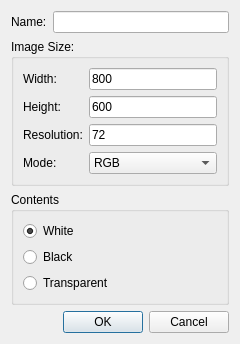
<?xml version="1.0" encoding="UTF-8"?>
<ui version="4.0">
 <class>NewDialog</class>
 <widget class="QDialog" name="NewDialog">
  <property name="geometry">
   <rect>
    <x>0</x>
    <y>0</y>
    <width>240</width>
    <height>320</height>
   </rect>
  </property>
  <property name="windowTitle">
   <string>New</string>
  </property>
  <layout class="QVBoxLayout" name="verticalLayout_3">
   <item>
    <layout class="QVBoxLayout" name="verticalLayout_2">
     <item>
      <layout class="QHBoxLayout" name="horizontalLayout">
       <item>
        <widget class="QLabel" name="label">
         <property name="text">
          <string>Name:</string>
         </property>
        </widget>
       </item>
       <item>
        <widget class="QLineEdit" name="name"/>
       </item>
      </layout>
     </item>
     <item>
      <widget class="QGroupBox" name="groupBox">
       <property name="title">
        <string>Image Size:</string>
       </property>
       <layout class="QHBoxLayout" name="horizontalLayout_3">
        <item>
         <layout class="QGridLayout" name="gridLayout">
          <item row="2" column="0">
           <widget class="QLabel" name="label_4">
            <property name="text">
             <string>Resolution:</string>
            </property>
           </widget>
          </item>
          <item row="0" column="1">
           <widget class="QLineEdit" name="width">
            <property name="inputMethodHints">
             <set>Qt::ImhNone</set>
            </property>
            <property name="inputMask">
             <string>D99999; </string>
            </property>
            <property name="text">
             <string>800</string>
            </property>
           </widget>
          </item>
          <item row="0" column="0">
           <widget class="QLabel" name="label_2">
            <property name="text">
             <string>Width:</string>
            </property>
           </widget>
          </item>
          <item row="1" column="0">
           <widget class="QLabel" name="label_3">
            <property name="text">
             <string>Height:</string>
            </property>
           </widget>
          </item>
          <item row="2" column="1">
           <widget class="QLineEdit" name="resolution">
            <property name="inputMask">
             <string>D999; </string>
            </property>
            <property name="text">
             <string>72</string>
            </property>
           </widget>
          </item>
          <item row="3" column="0">
           <widget class="QLabel" name="label_5">
            <property name="text">
             <string>Mode:</string>
            </property>
           </widget>
          </item>
          <item row="3" column="1">
           <widget class="QComboBox" name="mode">
            <item>
             <property name="text">
              <string>RGB</string>
             </property>
            </item>
            <item>
             <property name="text">
              <string>Gray</string>
             </property>
            </item>
           </widget>
          </item>
          <item row="1" column="1">
           <widget class="QLineEdit" name="height">
            <property name="inputMask">
             <string>D99999; </string>
            </property>
            <property name="text">
             <string>600</string>
            </property>
           </widget>
          </item>
         </layout>
        </item>
       </layout>
      </widget>
     </item>
    </layout>
   </item>
   <item>
    <widget class="QGroupBox" name="groupBox_2">
     <property name="title">
      <string>Contents</string>
     </property>
     <layout class="QVBoxLayout" name="verticalLayout_5">
      <item>
       <layout class="QVBoxLayout" name="verticalLayout_4">
        <item>
         <widget class="QRadioButton" name="content_white">
          <property name="text">
           <string>White</string>
          </property>
          <property name="checked">
           <bool>true</bool>
          </property>
         </widget>
        </item>
        <item>
         <widget class="QRadioButton" name="content_black">
          <property name="text">
           <string>Black</string>
          </property>
         </widget>
        </item>
        <item>
         <widget class="QRadioButton" name="content_transparent">
          <property name="text">
           <string>Transparent</string>
          </property>
         </widget>
        </item>
       </layout>
      </item>
     </layout>
    </widget>
   </item>
   <item>
    <widget class="QDialogButtonBox" name="buttonBox">
     <property name="standardButtons">
      <set>QDialogButtonBox::Cancel|QDialogButtonBox::Ok</set>
     </property>
    </widget>
   </item>
  </layout>
 </widget>
 <resources/>
 <connections/>
</ui>
